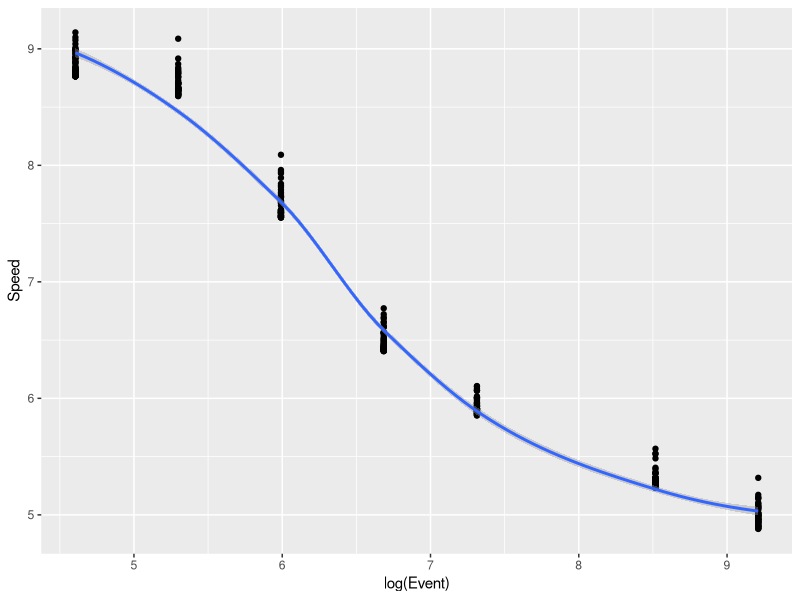
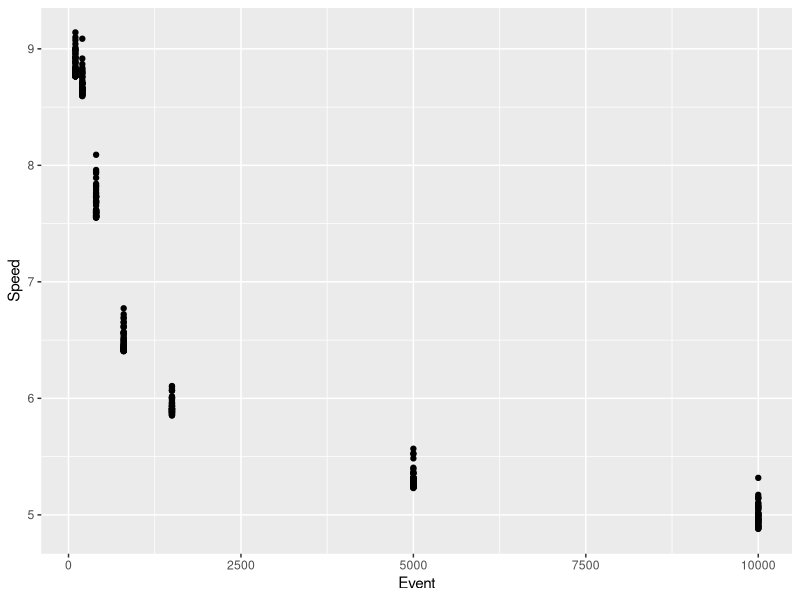
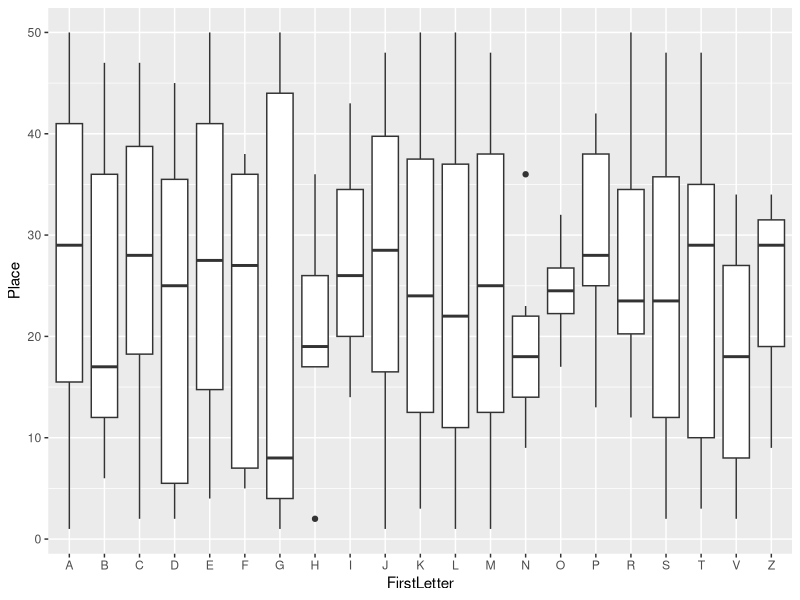
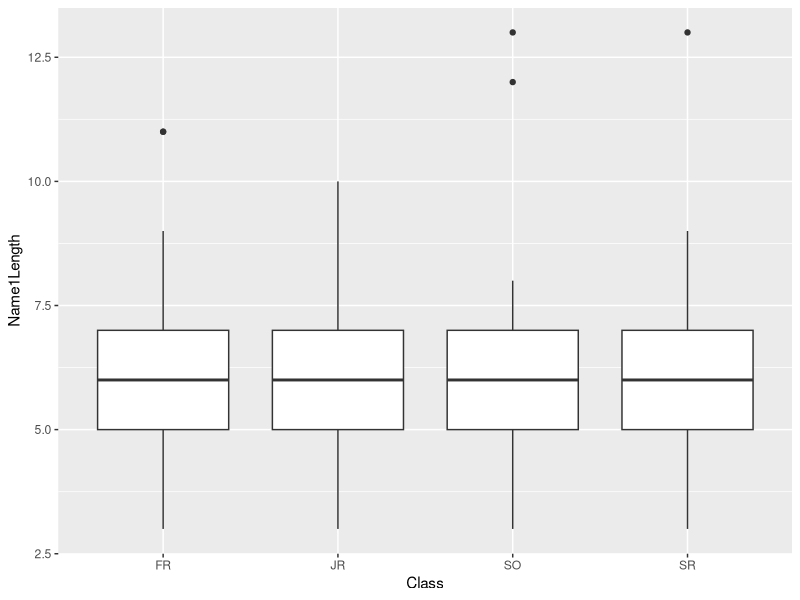

The R script that drew these images, in order:
## ---- chunk 1
library(tidyverse)
library(dplyr)
library(tidyr)
library(lubridate)
library(ggplot2)
library(stringr)

running <- read.csv("NCAA_track.csv")

running <- running |> separate(Year, into = c("Class", "Year"), sep = "-")

running <- running |> mutate(Time = ms(Time))

running <- running |> mutate(Time = as.duration(Time))

module <- running |> mutate(Time = as.double(Time))

module <- module |> mutate(Speed = Event/Time)

write_csv(module, "WomensTrack2025.csv")

running <- running |> mutate(EventName = as.factor(Event))
## ---- chunk 2
speed <- running |> mutate(Time = as.double(Time))

speed <- speed |> mutate(Speed = Event/Time)

ggplot(speed, aes(x = log(Event), y = Speed)) +
  geom_point() +
  geom_smooth()

desmos <- speed |> select(Event, Speed)

write_csv(desmos, "desmos.csv")

ggplot(speed, aes(x = Event, y = Speed)) +
  geom_point()
## ---- chunk 3
silly <- running |> separate(Athlete, into = c("LastName", "FirstName"), sep = ", ")

silly <- silly |> mutate(FirstLetter = str_sub(FirstName, 1, 1))

silly <- silly |> mutate(Time = as.double(Time))

silly <- silly |> mutate(Speed = Event/Time)

ggplot(silly, aes(x = FirstLetter, y = Place)) +
  geom_boxplot(aes(group = FirstLetter))

silly2 <- silly |> mutate(Name1Length = (str_length(FirstName)))

ggplot(silly2, aes(x = Class, y = Name1Length)) +
  geom_boxplot(aes(group = Class))
